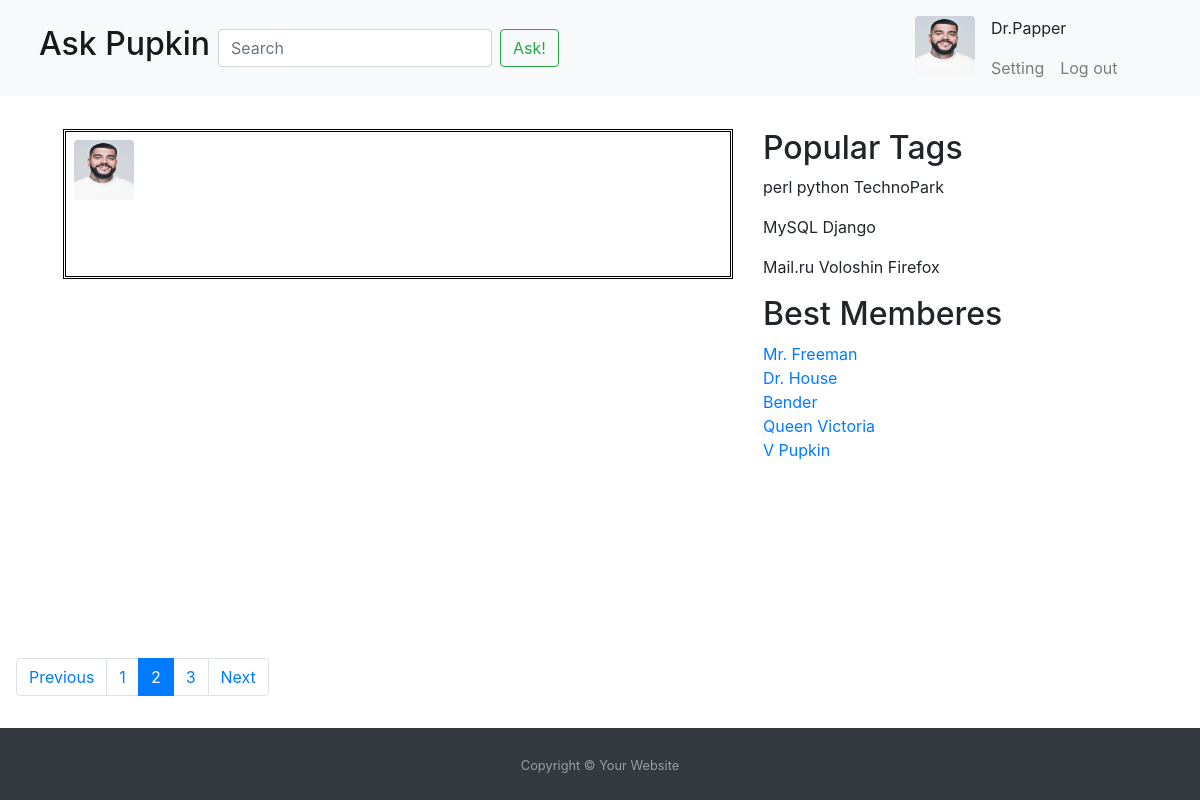
Page /question/3 on the earlier database version.
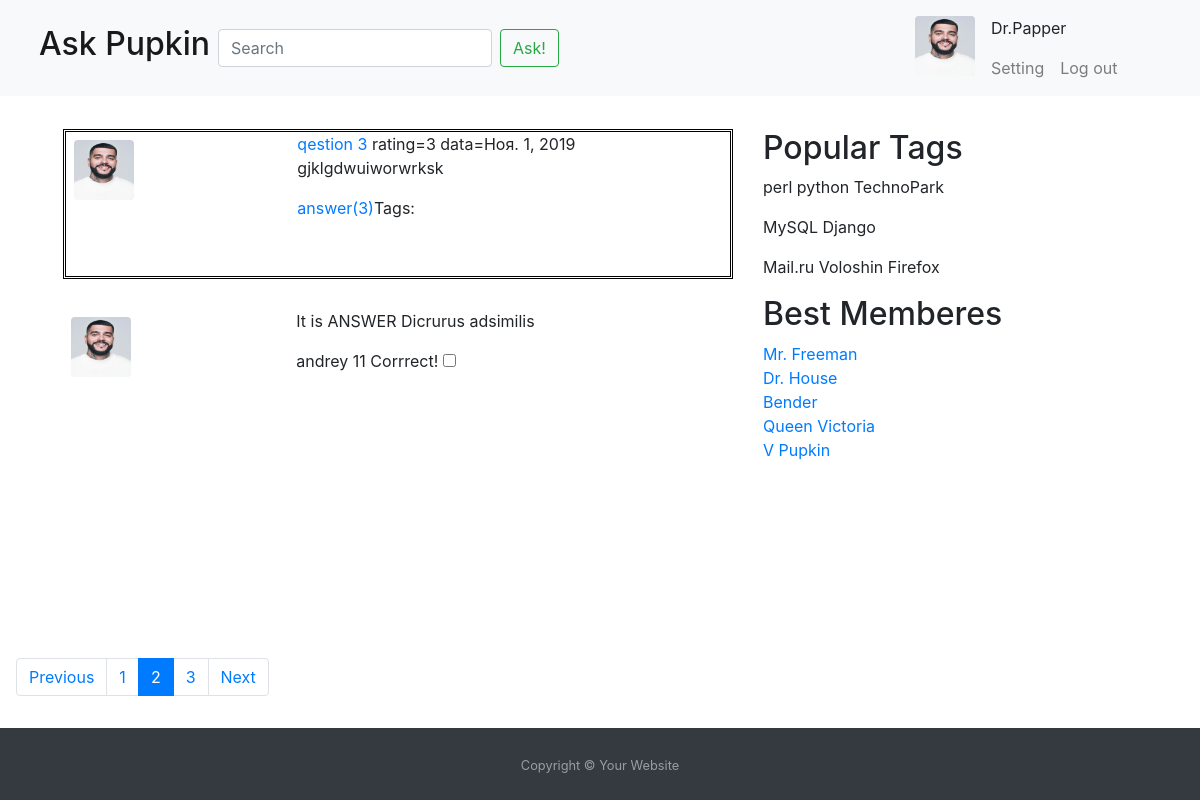
Same page on the later database version.
### askpupkin/models.py (models this page shows, shortened)
class Question(models.Model):
    title = models.CharField(max_length=255)
    data_create = models.DateField(default=datetime.date.today())
    content = models.TextField()
    author = models.ForeignKey(Profile, on_delete=models.SET_NULL, blank=True, null=True)
    rating = models.IntegerField(default=0)
    tag = models.ManyToManyField(Tag)
    objects = QuestionManager()

class Answer(models.Model):
    content = models.TextField()
    author = models.ForeignKey(Profile, on_delete=models.SET_NULL, blank=True, null=True)
    data_create = models.DateField()
    rating = models.IntegerField(default=0)
    is_true = models.BooleanField(default=False)
    question = models.ForeignKey(Question, on_delete=models.CASCADE, blank=True, null=True)

class Profile(models.Model):
    avatar = models.ImageField(blank=True, null=True, upload_to="images/")
    reg_data = models.DateField()
    rating = models.IntegerField(default=0)
    user = models.OneToOneField(User, on_delete=models.CASCADE)
    def __str__(self):
        return self.user.username

### askpupkin/views.py (the view)
# urls.py: path('question/<int:number>', views.question, name="question"),
def question(request, number):
    answers = Answer.objects.filter(question=number)
    question = Question.objects.filter(id=number)
    return render(request, 'question.html', {'answers': answers, 'questions': question})

### askpupkin/templates/question.html
{% extends 'base.html' %}
{% load static %}
{% block content %}
    <div class="content forms">
        <div class="row">
            <div class="col-4"><img src="{% static "images/avatar.webp" %}" class="rounded m-2" width="60"
                                    height="60"/>
            </div>
            <div class="col-6">
                {% for question in questions %}
                    <span><a href="#">{{ question.title }}</a></span>
                    <span> rating={{ question.rating }}</span>
                    <span>data={{ question.data_create }}</span>
                    <p>{{ question.content }}</p>
                    <a href="#">answer(3)</a><span>Tags: </span><a href="#">{{ question.tag.tag_word }}</a>
                {% endfor %}
            </div>
        </div>
    </div>
    {% for answer in answers %}
        <div class="row">
            <div class="col-4">
                <img src="{% static "images/avatar.webp" %}" class="rounded m-2" width="60" height="60"/>
            </div>
            <div class="col-6">
                <p>It is ANSWER&nbsp;{{ answer.content }}</p>
                <span>{{ answer.author }}&nbsp;</span><span>{{ answer.rating }}</span>
                <label for="correct_answ">Corrrect!</label>
                <input type="checkbox" id="correct_answ">
            </div>
        </div>
    {% endfor %}
{% endblock %}

Differences in the rows shown:
added Question: title "qestion 3", rating "3", data_create "Ноя. 1, 2019", content "gjklgdwuiworwrksk"
added Answer: content "Dicrurus adsimilis", author "andrey", rating "11"
